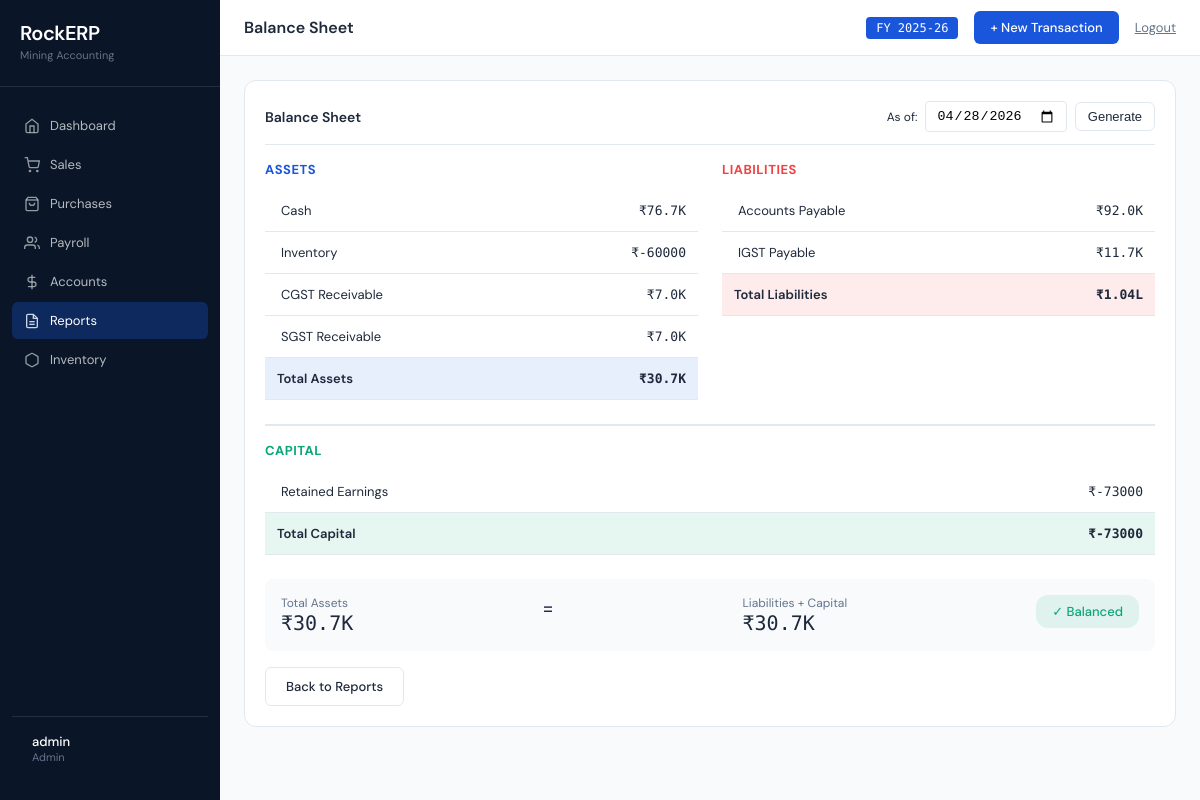
/reports/balance-sheet (signed in), run on the app's committed database.
### models.py (models this page shows)
class Account(db.Model):
    id = db.Column(db.Integer, primary_key=True)
    name = db.Column(db.String(100), unique=True, nullable=False)
    account_type = db.Column(db.String(20), nullable=False)
    is_active = db.Column(db.Boolean, default=True)

### routes/reports.py (the view)
@bp.route('/reports/balance-sheet')
@login_required
def balance_sheet():
    as_of_date = request.args.get('date')
    if as_of_date:
        as_of_date = datetime.strptime(as_of_date, '%Y-%m-%d').date()
    else:
        as_of_date = date.today()
    bs = get_balance_sheet(as_of_date)
    return render_template('balance_sheet.html',
                     assets=bs['assets'],
                     liabilities=bs['liabilities'],
                     capital=bs['capital'],
                     total_assets=bs['total_assets'],
                     total_liabilities=bs['total_liabilities'],
                     total_capital=bs['total_capital'],
                     is_balanced=bs['is_balanced'],
                     as_of_date=as_of_date)

### accounting_engine.py (called while the page is built)
def get_period_balance(account_id, start_date=None, end_date=None):
    q = Transaction.query.filter(Transaction.account_id == account_id)
    if start_date:
        q = q.filter(Transaction.date >= start_date)
    if end_date:
        q = q.filter(Transaction.date <= end_date)
    total_debit = q.with_entities(func.sum(Transaction.debit)).scalar() or 0
    total_credit = q.with_entities(func.sum(Transaction.credit)).scalar() or 0
    account = db.session.get(Account, account_id)
    account_type = account.account_type if account else 'asset'
    if account_type in ['asset', 'expense']:
        return total_debit - total_credit
    else:
        return total_credit - total_debit

def get_account_balance(account_id, as_of_date=None):
    query = Transaction.query.filter_by(account_id=account_id)
    if as_of_date:
        query = query.filter(Transaction.date <= as_of_date)
    total_debit = db.session.query(func.sum(Transaction.debit)).filter(
        Transaction.account_id == account_id
    ).filter(
        Transaction.date <= (as_of_date or datetime.now().date())
    ).scalar() or 0
    total_credit = db.session.query(func.sum(Transaction.credit)).filter(
        Transaction.account_id == account_id
    ).filter(
        Transaction.date <= (as_of_date or datetime.now().date())
    ).scalar() or 0
    account = db.session.get(Account, account_id)
    account_type = account.account_type if account else 'asset'
    if account_type in ['asset', 'expense']:
        return total_debit - total_credit
    else:
        return total_credit - total_debit

### app.py (called while the page is built)
def format_inr(value):
    if value is None:
        return '₹0'
    value = float(value)
    if value >= 10000000:
        return f'₹{value/10000000:.2f}Cr'
    elif value >= 100000:
        return f'₹{value/100000:.2f}L'
    elif value >= 1000:
        return f'₹{value/1000:.1f}K'
    else:
        return f'₹{value:.0f}'

### routes/auth_utils.py (called while the page is built)
def login_required(f):
    @wraps(f)
    def decorated_function(*args, **kwargs):
        if 'user_id' not in session:
            flash('Please log in to access this page', 'error')
            return redirect(url_for('auth.login'))
        user = db.session.get(User, session.get('user_id'))
        if user is None:
            session.clear()
            flash('Session expired. Please log in again.', 'error')
            return redirect(url_for('auth.login'))
        return f(*args, **kwargs)
    return decorated_function

### templates/balance_sheet.html
{% extends "base.html" %}
{% block page_title %}Balance Sheet{% endblock %}
{% block content %}
<div class="card">
    <div class="card-header">
        <div class="card-title">Balance Sheet</div>
        <form method="get" style="display: flex; gap: 8px; align-items: center;">
            <label style="font-size: 12px; margin: 0;">As of:</label>
            <input type="date" name="date" value="{{ as_of_date }}" style="padding: 6px 10px; border: 1px solid var(--border); border-radius: 4px;">
            <button type="submit" class="btn btn-secondary" style="padding: 6px 12px;">Generate</button>
        </form>
    </div>
    <div style="display: grid; grid-template-columns: 1fr 1fr; gap: 24px;">
        <div>
            <h3 style="font-size: 13px; color: var(--blue); margin-bottom: 12px; text-transform: uppercase; letter-spacing: 0.5px;">Assets</h3>
            <table>
                {% for item in assets %}
                <tr>
                    <td style="padding-left: 16px;">{{ item.name }}</td>
                    <td class="amount">{{ item.balance|format_inr }}</td>
                </tr>
                {% endfor %}
                <tr style="font-weight: 600; background: rgba(26,86,219,0.1);">
                    <td>Total Assets</td>
                    <td class="amount">{{ total_assets|format_inr }}</td>
                </tr>
            </table>
        </div>
        <div>
            <h3 style="font-size: 13px; color: var(--red); margin-bottom: 12px; text-transform: uppercase; letter-spacing: 0.5px;">Liabilities</h3>
            <table>
                {% for item in liabilities %}
                <tr>
                    <td style="padding-left: 16px;">{{ item.name }}</td>
                    <td class="amount">{{ item.balance|format_inr }}</td>
                </tr>
                {% endfor %}
                <tr style="font-weight: 600; background: rgba(239,68,68,0.1);">
                    <td>Total Liabilities</td>
                    <td class="amount">{{ total_liabilities|format_inr }}</td>
                </tr>
            </table>
        </div>
    </div>
    <div style="margin-top: 24px; padding-top: 16px; border-top: 2px solid var(--border);">
        <h3 style="font-size: 13px; color: var(--teal); margin-bottom: 12px; text-transform: uppercase; letter-spacing: 0.5px;">Capital</h3>
        <table>
            {% for item in capital %}
            <tr>
                <td style="padding-left: 16px;">{{ item.name }}</td>
                <td class="amount">{{ item.balance|format_inr }}</td>
            </tr>
            {% endfor %}
            <tr style="font-weight: 600; background: rgba(12,166,120,0.1);">
                <td>Total Capital</td>
                <td class="amount">{{ total_capital|format_inr }}</td>
            </tr>
        </table>
    </div>
    <div style="margin-top: 24px; padding: 16px; background: var(--surface); border-radius: 8px; display: flex; justify-content: space-between;">
        <div>
            <div style="font-size: 12px; color: var(--text-muted);">Total Assets</div>
            <div style="font-size: 20px; font-family: 'DM Mono', monospace; font-weight: 500;">{{ total_assets|format_inr }}</div>
        </div>
        <div style="text-align: center; font-size: 20px;">=</div>
        <div>
            <div style="font-size: 12px; color: var(--text-muted);">Liabilities + Capital</div>
            <div style="font-size: 20px; font-family: 'DM Mono', monospace; font-weight: 500;">{{ (total_liabilities + total_capital)|format_inr }}</div>
        </div>
        <div style="text-align: center;">
            {% if is_balanced %}
            <span class="badge paid" style="padding: 8px 16px; font-size: 13px;">✓ Balanced</span>
            {% else %}
            <span class="badge s-overdue" style="padding: 8px 16px; font-size: 13px;">⚠ Not Balanced</span>
            {% endif %}
        </div>
    </div>
    <a href="{{ url_for('reports.index') }}" class="btn btn-secondary" style="margin-top: 16px;">Back to Reports</a>
</div>
{% endblock %}

### templates/base.html (style rules this page uses)
:root { --blue: #1A56DB; --teal: #0CA678; --amber: #F59E0B; --red: #EF4444; --border: #E2E8F0; --surface: #F8FAFC; --sidebar-bg: #0A1628; --text-dark: #1E293B; --text-muted: #64748B; --white: #FFFFFF; }
* { margin: 0; padding: 0; box-sizing: border-box; }
body { font-family: 'DM Sans', sans-serif; background: var(--surface); color: var(--text-dark); display: flex; min-height: 100vh; }
.card { background: var(--white); border: 1px solid var(--border); border-radius: 12px; padding: 20px; margin-bottom: 20px; }
.card-header { display: flex; justify-content: space-between; align-items: center; margin-bottom: 16px; padding-bottom: 12px; border-bottom: 1px solid var(--border); }
.card-title { font-size: 14px; font-weight: 600; color: var(--text-dark); }
table { width: 100%; border-collapse: collapse; }
td { padding: 12px; border-bottom: 1px solid var(--border); font-size: 13px; }
.amount { font-family: 'DM Mono', monospace; text-align: right; }
.badge { display: inline-block; padding: 4px 8px; border-radius: 12px; font-size: 11px; font-weight: 500; }
.badge.paid, .badge.s-paid { background: rgba(12,166,120,0.1); color: var(--teal); }
.btn { display: inline-block; padding: 10px 20px; border-radius: 6px; font-size: 13px; font-weight: 500; text-decoration: none; cursor: pointer; border: none; transition: all 0.2s; }
.btn-secondary { background: var(--white); border: 1px solid var(--border); color: var(--text-dark); }

### data on the page
Account: name "Cash", balance "₹76.7K"
Account: name "Inventory", balance "₹-60000"
Account: name "CGST Receivable", balance "₹7.0K"
Account: name "SGST Receivable", balance "₹7.0K"
Account: name "Accounts Payable", balance "₹92.0K"
Account: name "IGST Payable", balance "₹11.7K"
Account: name "Retained Earnings", balance "₹-73000"

### other printed values
{{ session.username }} "admin"
{{ session.role }} "Admin"
{{ total_assets|format_inr }} "₹30.7K"
{{ total_liabilities|format_inr }} "₹1.04L"
{{ total_capital|format_inr }} "₹-73000"
{{ (total_liabilities + total_capital)|format_inr }} "₹30.7K"
